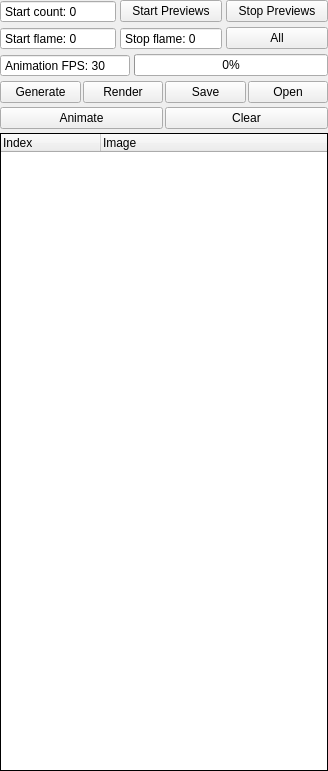
        <widget class="QWidget" name="SequenceScrollAreaWidgetContents">
         <property name="geometry">
          <rect>
           <x>0</x>
           <y>0</y>
           <width>328</width>
           <height>771</height>
          </rect>
         </property>
         <property name="sizePolicy">
          <sizepolicy hsizetype="Expanding" vsizetype="Expanding">
           <horstretch>0</horstretch>
           <verstretch>0</verstretch>
          </sizepolicy>
         </property>
         <layout class="QVBoxLayout" name="verticalLayout_10" stretch="0,0,0,8,0">
          <property name="spacing">
           <number>4</number>
          </property>
          <property name="leftMargin">
           <number>0</number>
          </property>
          <property name="topMargin">
           <number>0</number>
          </property>
          <property name="rightMargin">
           <number>0</number>
          </property>
          <property name="bottomMargin">
           <number>0</number>
          </property>
          <item>
           <layout class="QGridLayout" name="SequenceParamsControlsGridLayout" columnstretch="0,0,0">
            <property name="spacing">
             <number>4</number>
            </property>
            <item row="1" column="0">
             <widget class="QSpinBox" name="SequenceStartFlameSpinBox">
              <property name="sizePolicy">
               <sizepolicy hsizetype="Fixed" vsizetype="Fixed">
                <horstretch>0</horstretch>
                <verstretch>0</verstretch>
               </sizepolicy>
              </property>
              <property name="maximumSize">
               <size>
                <width>125</width>
                <height>16777215</height>
               </size>
              </property>
              <property name="toolTip">
               <string>&lt;html&gt;&lt;head/&gt;&lt;body&gt;&lt;p&gt;The 0-based index of the first flame in the file to start the sequence with&lt;/p&gt;&lt;/body&gt;&lt;/html&gt;</string>
              </property>
              <property name="buttonSymbols">
               <enum>QAbstractSpinBox::ButtonSymbols::NoButtons</enum>
              </property>
              <property name="prefix">
               <string>Start flame: </string>
              </property>
              <property name="maximum">
               <number>999999999</number>
              </property>
              <property name="value">
               <number>0</number>
              </property>
             </widget>
            </item>
            <item row="1" column="2">
             <widget class="QPushButton" name="SequenceAllButton">
              <property name="sizePolicy">
               <sizepolicy hsizetype="Expanding" vsizetype="Fixed">
                <horstretch>0</horstretch>
                <verstretch>0</verstretch>
               </sizepolicy>
              </property>
              <property name="minimumSize">
               <size>
                <width>33</width>
                <height>0</height>
               </size>
              </property>
              <property name="maximumSize">
               <size>
                <width>16777215</width>
                <height>16777215</height>
               </size>
              </property>
              <property name="text">
               <string>All</string>
              </property>
             </widget>
            </item>
            <item row="0" column="0">
             <widget class="QSpinBox" name="SequenceStartCountSpinBox">
              <property name="sizePolicy">
               <sizepolicy hsizetype="Ignored" vsizetype="Fixed">
                <horstretch>0</horstretch>
                <verstretch>0</verstretch>
               </sizepolicy>
              </property>
              <property name="maximumSize">
               <size>
                <width>16777215</width>
                <height>16777215</height>
               </size>
              </property>
              <property name="toolTip">
               <string>&lt;html&gt;&lt;head/&gt;&lt;body&gt;&lt;p&gt;The starting number to use as the name of the first flame in the sequence. This is useful when using an animation program that expects a certain number for the filename.&lt;/p&gt;&lt;/body&gt;&lt;/html&gt;</string>
              </property>
              <property name="frame">
               <bool>true</bool>
              </property>
              <property name="buttonSymbols">
               <enum>QAbstractSpinBox::ButtonSymbols::NoButtons</enum>
              </property>
              <property name="prefix">
               <string>Start count: </string>
              </property>
              <property name="maximum">
               <number>999999999</number>
              </property>
             </widget>
            </item>
            <item row="1" column="1">
             <widget class="QSpinBox" name="SequenceStopFlameSpinBox">
              <property name="sizePolicy">
               <sizepolicy hsizetype="Ignored" vsizetype="Fixed">
                <horstretch>0</horstretch>
                <verstretch>0</verstretch>
               </sizepolicy>
              </property>
              <property name="maximumSize">
               <size>
                <width>16777215</width>
                <height>16777215</height>
               </size>
              </property>
              <property name="toolTip">
               <string>&lt;html&gt;&lt;head/&gt;&lt;body&gt;&lt;p&gt;The 0-based index of the last flame in the file to end the sequence on&lt;/p&gt;&lt;/body&gt;&lt;/html&gt;</string>
              </property>
              <property name="buttonSymbols">
               <enum>QAbstractSpinBox::ButtonSymbols::NoButtons</enum>
              </property>
              <property name="prefix">
               <string>Stop flame: </string>
              </property>
              <property name="maximum">
               <number>999999999</number>
              </property>
             </widget>
            </item>
            <item row="0" column="2">
             <widget class="QPushButton" name="SequenceStopPreviewsButton">
              <property name="sizePolicy">
               <sizepolicy hsizetype="Expanding" vsizetype="Fixed">
                <horstretch>0</horstretch>
                <verstretch>0</verstretch>
               </sizepolicy>
              </property>
              <property name="text">
               <string>Stop Previews</string>
              </property>
             </widget>
            </item>
            <item row="0" column="1">
             <widget class="QPushButton" name="SequenceStartPreviewsButton">
              <property name="sizePolicy">
               <sizepolicy hsizetype="Expanding" vsizetype="Fixed">
                <horstretch>0</horstretch>
                <verstretch>0</verstretch>
               </sizepolicy>
              </property>
              <property name="text">
               <string>Start Previews</string>
              </property>
             </widget>
            </item>
           </layout>
          </item>
          <item>
           <layout class="QGridLayout" name="SequenceFpsGridLayout" columnstretch="4,6">
            <property name="leftMargin">
             <number>0</number>
            </property>
            <property name="topMargin">
             <number>0</number>
            </property>
            <property name="spacing">
             <number>4</number>
            </property>
            <item row="0" column="1">
             <widget class="QProgressBar" name="SequenceProgressBar">
              <property name="value">
               <number>0</number>
              </property>
             </widget>
            </item>
            <item row="0" column="0">
             <widget class="QSpinBox" name="SequenceAnimationFpsSpinBox">
              <property name="sizePolicy">
               <sizepolicy hsizetype="Expanding" vsizetype="Fixed">
                <horstretch>0</horstretch>
                <verstretch>0</verstretch>
               </sizepolicy>
              </property>
              <property name="toolTip">
               <string>&lt;html&gt;&lt;head/&gt;&lt;body&gt;&lt;p&gt;The number of frames per second in the animation.&lt;/p&gt;&lt;/body&gt;&lt;/html&gt;</string>
              </property>
              <property name="buttonSymbols">
               <enum>QAbstractSpinBox::ButtonSymbols::NoButtons</enum>
              </property>
              <property name="suffix">
               <string/>
              </property>
              <property name="prefix">
               <string>Animation FPS: </string>
              </property>
              <property name="minimum">
               <number>10</number>
              </property>
              <property name="maximum">
               <number>240</number>
              </property>
              <property name="value">
               <number>30</number>
              </property>
             </widget>
            </item>
           </layout>
          </item>
          <item>
           <layout class="QHBoxLayout" name="SequenceSaveButtonsHLayout" stretch="0,0,0,0">
            <property name="spacing">
             <number>2</number>
            </property>
            <item>
             <widget class="QPushButton" name="SequenceGenerateButton">
              <property name="toolTip">
               <string>&lt;html&gt;&lt;head/&gt;&lt;body&gt;&lt;p&gt;Generate the sequence from the main library file, using the values specified in the controls.&lt;/p&gt;&lt;p&gt;When sequence generation completes, the thumbnails will begin rendering. Click Stop Previews to abort this process.&lt;/p&gt;&lt;/body&gt;&lt;/html&gt;</string>
              </property>
              <property name="text">
               <string>Generate</string>
              </property>
             </widget>
            </item>
            <item>
             <widget class="QPushButton" name="SequenceRenderButton">
              <property name="toolTip">
               <string>&lt;html&gt;&lt;head/&gt;&lt;body&gt;&lt;p&gt;Send the generated sequence to the Final Render dialog with the Render All and Render as Animation Sequence checkboxes automatically checked&lt;/p&gt;&lt;/body&gt;&lt;/html&gt;</string>
              </property>
              <property name="text">
               <string>Render</string>
              </property>
             </widget>
            </item>
            <item>
             <widget class="QPushButton" name="SequenceSaveButton">
              <property name="toolTip">
               <string>&lt;html&gt;&lt;head/&gt;&lt;body&gt;&lt;p&gt;Save the generated sequence out as a file&lt;/p&gt;&lt;/body&gt;&lt;/html&gt;</string>
              </property>
              <property name="text">
               <string>Save</string>
              </property>
             </widget>
            </item>
            <item>
             <widget class="QPushButton" name="SequenceOpenButton">
              <property name="toolTip">
               <string>&lt;html&gt;&lt;head/&gt;&lt;body&gt;&lt;p&gt;Open an existing sequence file to be loaded into the sequence tree.&lt;/p&gt;&lt;p&gt;More than one file can be selected, although this may not give a visually appealing sequence if the flames used to create them were not contiguous between files.&lt;/p&gt;&lt;/body&gt;&lt;/html&gt;</string>
              </property>
              <property name="text">
               <string>Open</string>
              </property>
             </widget>
            </item>
           </layout>
          </item>
          <item>
           <layout class="QHBoxLayout" name="SequenceAnimateButtonsHLayout" stretch="0,0">
            <property name="spacing">
             <number>2</number>
            </property>
            <item>
             <widget class="QPushButton" name="SequenceAnimateButton">
              <property name="toolTip">
               <string>&lt;html&gt;&lt;head/&gt;&lt;body&gt;&lt;p&gt;Animate the sequence of generated thumbnails.&lt;/p&gt;&lt;/body&gt;&lt;/html&gt;</string>
              </property>
              <property name="text">
               <string>Animate</string>
              </property>
             </widget>
            </item>
            <item>
             <widget class="QPushButton" name="SequenceClearButton">
              <property name="toolTip">
               <string>&lt;html&gt;&lt;head/&gt;&lt;body&gt;&lt;p&gt;Clear the sequence of generated thumbnails.&lt;/p&gt;&lt;/body&gt;&lt;/html&gt;</string>
              </property>
              <property name="text">
               <string>Clear</string>
              </property>
             </widget>
            </item>
           </layout>
          </item>
          <item>
           <widget class="LibraryTreeWidget" name="SequenceTree">
            <property name="sizePolicy">
             <sizepolicy hsizetype="Expanding" vsizetype="MinimumExpanding">
              <horstretch>0</horstretch>
              <verstretch>0</verstretch>
             </sizepolicy>
            </property>
            <property name="baseSize">
             <size>
              <width>0</width>
              <height>0</height>
             </size>
            </property>
            <property name="focusPolicy">
             <enum>Qt::FocusPolicy::WheelFocus</enum>
            </property>
            <property name="contextMenuPolicy">
             <enum>Qt::ContextMenuPolicy::DefaultContextMenu</enum>
            </property>
            <property name="acceptDrops">
             <bool>false</bool>
            </property>
            <property name="frameShape">
             <enum>QFrame::Shape::Panel</enum>
            </property>
            <property name="frameShadow">
             <enum>QFrame::Shadow::Plain</enum>
            </property>
            <property name="editTriggers">
             <set>QAbstractItemView::EditTrigger::SelectedClicked</set>
            </property>
            <property name="showDropIndicator" stdset="0">
             <bool>true</bool>
            </property>
            <property name="dragEnabled">
             <bool>false</bool>
            </property>
            <property name="dragDropMode">
             <enum>QAbstractItemView::DragDropMode::InternalMove</enum>
            </property>
            <property name="defaultDropAction">
             <enum>Qt::DropAction::MoveAction</enum>
            </property>
            <property name="selectionBehavior">
             <enum>QAbstractItemView::SelectionBehavior::SelectRows</enum>
            </property>
            <property name="indentation">
             <number>10</number>
            </property>
            <property name="sortingEnabled">
             <bool>false</bool>
            </property>
            <attribute name="headerMinimumSectionSize">
             <number>27</number>
            </attribute>
            <column>
             <property name="text">
              <string>Index</string>
             </property>
            </column>
            <column>
             <property name="text">
              <string>Image</string>
             </property>
            </column>
           </widget>
          </item>
         </layout>
        </widget>
